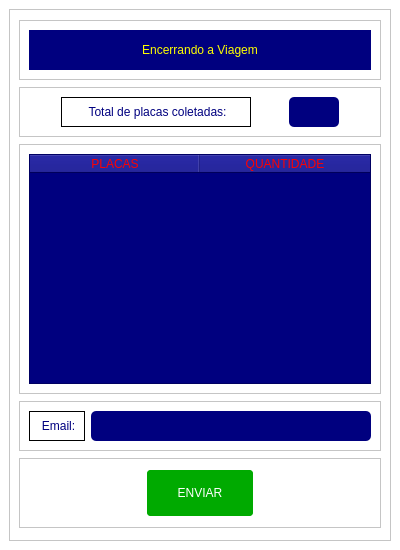
<?xml version="1.0" encoding="UTF-8"?>
<ui version="4.0">
 <class>MainWindow</class>
 <widget class="QMainWindow" name="MainWindow">
  <property name="geometry">
   <rect>
    <x>0</x>
    <y>0</y>
    <width>400</width>
    <height>550</height>
   </rect>
  </property>
  <property name="maximumSize">
   <size>
    <width>400</width>
    <height>550</height>
   </size>
  </property>
  <property name="windowTitle">
   <string>Tela de Encerramento de Viagem</string>
  </property>
  <property name="styleSheet">
   <string notr="true">background-color: rgb(255, 255, 255);</string>
  </property>
  <widget class="QWidget" name="centralwidget">
   <layout class="QHBoxLayout" name="horizontalLayout">
    <item>
     <widget class="QFrame" name="frame">
      <property name="styleSheet">
       <string notr="true">background-color: rgb(255, 255, 255);</string>
      </property>
      <property name="frameShape">
       <enum>QFrame::StyledPanel</enum>
      </property>
      <property name="frameShadow">
       <enum>QFrame::Raised</enum>
      </property>
      <layout class="QVBoxLayout" name="verticalLayout">
       <item>
        <widget class="QFrame" name="frame_2">
         <property name="maximumSize">
          <size>
           <width>16777215</width>
           <height>60</height>
          </size>
         </property>
         <property name="styleSheet">
          <string notr="true"/>
         </property>
         <property name="frameShape">
          <enum>QFrame::StyledPanel</enum>
         </property>
         <property name="frameShadow">
          <enum>QFrame::Raised</enum>
         </property>
         <layout class="QHBoxLayout" name="horizontalLayout_2">
          <item>
           <widget class="QLabel" name="label">
            <property name="maximumSize">
             <size>
              <width>16777215</width>
              <height>40</height>
             </size>
            </property>
            <property name="styleSheet">
             <string notr="true">background-color: rgb(0, 0, 127);
font: 75 16pt &quot;Arial&quot;;
color: rgb(255, 255, 255);</string>
            </property>
            <property name="text">
             <string>&lt;html&gt;&lt;head/&gt;&lt;body&gt;&lt;p align=&quot;center&quot;&gt;&lt;span style=&quot; color:#ffff00;&quot;&gt;Encerrando a Viagem&lt;/span&gt;&lt;/p&gt;&lt;/body&gt;&lt;/html&gt;</string>
            </property>
           </widget>
          </item>
         </layout>
        </widget>
       </item>
       <item>
        <widget class="QFrame" name="frame_3">
         <property name="maximumSize">
          <size>
           <width>16777215</width>
           <height>50</height>
          </size>
         </property>
         <property name="styleSheet">
          <string notr="true"/>
         </property>
         <property name="frameShape">
          <enum>QFrame::StyledPanel</enum>
         </property>
         <property name="frameShadow">
          <enum>QFrame::Raised</enum>
         </property>
         <layout class="QHBoxLayout" name="horizontalLayout_3">
          <item>
           <widget class="QLabel" name="label_2">
            <property name="maximumSize">
             <size>
              <width>190</width>
              <height>30</height>
             </size>
            </property>
            <property name="styleSheet">
             <string notr="true">background-color: rgb(255, 255, 255);
font: 75 12pt &quot;Arial&quot;;
color: rgb(0, 0, 127);
border-style: outset;
border-width: 1px;
border-color: black</string>
            </property>
            <property name="text">
             <string>&lt;html&gt;&lt;head/&gt;&lt;body&gt;&lt;p align=&quot;center&quot;&gt;Total de placas coletadas:&lt;/p&gt;&lt;/body&gt;&lt;/html&gt;</string>
            </property>
           </widget>
          </item>
          <item>
           <widget class="QLineEdit" name="ln_totalPlacas">
            <property name="maximumSize">
             <size>
              <width>50</width>
              <height>30</height>
             </size>
            </property>
            <property name="styleSheet">
             <string notr="true">background-color: rgb(0, 0, 127);
color: rgb(255, 255, 255);
font: 12pt &quot;Arial&quot;;
border-radius: 5px;
padding-left: 5px</string>
            </property>
           </widget>
          </item>
         </layout>
        </widget>
       </item>
       <item>
        <widget class="QFrame" name="frame_4">
         <property name="maximumSize">
          <size>
           <width>16777215</width>
           <height>250</height>
          </size>
         </property>
         <property name="styleSheet">
          <string notr="true"/>
         </property>
         <property name="frameShape">
          <enum>QFrame::StyledPanel</enum>
         </property>
         <property name="frameShadow">
          <enum>QFrame::Raised</enum>
         </property>
         <layout class="QHBoxLayout" name="horizontalLayout_6">
          <item>
           <widget class="QTableWidget" name="tabela_total">
            <property name="styleSheet">
             <string notr="true">background-color: rgb(0, 0, 127);
color: rgb(255, 0, 0);
font: 12pt &quot;Arial&quot;;</string>
            </property>
            <attribute name="horizontalHeaderDefaultSectionSize">
             <number>170</number>
            </attribute>
            <column>
             <property name="text">
              <string>PLACAS</string>
             </property>
            </column>
            <column>
             <property name="text">
              <string>QUANTIDADE</string>
             </property>
            </column>
           </widget>
          </item>
         </layout>
        </widget>
       </item>
       <item>
        <widget class="QFrame" name="frame_5">
         <property name="maximumSize">
          <size>
           <width>16777215</width>
           <height>50</height>
          </size>
         </property>
         <property name="styleSheet">
          <string notr="true"/>
         </property>
         <property name="frameShape">
          <enum>QFrame::StyledPanel</enum>
         </property>
         <property name="frameShadow">
          <enum>QFrame::Raised</enum>
         </property>
         <layout class="QHBoxLayout" name="horizontalLayout_4">
          <item>
           <widget class="QLabel" name="label_3">
            <property name="maximumSize">
             <size>
              <width>60</width>
              <height>30</height>
             </size>
            </property>
            <property name="styleSheet">
             <string notr="true">background-color: rgb(255, 255, 255);
font: 75 12pt &quot;Arial&quot;;
color: rgb(0, 0, 127);
border-style: outset;
border-width: 1px;
border-color: black</string>
            </property>
            <property name="text">
             <string>&lt;html&gt;&lt;head/&gt;&lt;body&gt;&lt;p align=&quot;center&quot;&gt;Email:&lt;/p&gt;&lt;/body&gt;&lt;/html&gt;</string>
            </property>
           </widget>
          </item>
          <item>
           <widget class="QLineEdit" name="ln_email">
            <property name="maximumSize">
             <size>
              <width>280</width>
              <height>30</height>
             </size>
            </property>
            <property name="styleSheet">
             <string notr="true">background-color: rgb(0, 0, 127);
color: rgb(255, 255, 255);
font: 12pt &quot;Arial&quot;;
border-radius: 5px;
padding-left: 5px</string>
            </property>
           </widget>
          </item>
         </layout>
        </widget>
       </item>
       <item>
        <widget class="QFrame" name="frame_6">
         <property name="maximumSize">
          <size>
           <width>16777215</width>
           <height>70</height>
          </size>
         </property>
         <property name="styleSheet">
          <string notr="true"/>
         </property>
         <property name="frameShape">
          <enum>QFrame::StyledPanel</enum>
         </property>
         <property name="frameShadow">
          <enum>QFrame::Raised</enum>
         </property>
         <layout class="QHBoxLayout" name="horizontalLayout_5">
          <item>
           <widget class="QPushButton" name="bt_enviar">
            <property name="maximumSize">
             <size>
              <width>110</width>
              <height>50</height>
             </size>
            </property>
            <property name="styleSheet">
             <string notr="true">QPushButton{
background-color: rgb(0, 170, 0);
font: 75 16pt &quot;Arial&quot;;
color: rgb(255, 255, 255);
border-style: outset;
border-width: 2px;
border-color: white;
border-radius: 5px
}
QPushButton:pressed{
	background-color: rgb(255, 255, 255);
	color: rgb(0, 170, 0);
	border-width: 2px;
	border-color: green

}</string>
            </property>
            <property name="text">
             <string>ENVIAR</string>
            </property>
           </widget>
          </item>
         </layout>
        </widget>
       </item>
      </layout>
     </widget>
    </item>
   </layout>
  </widget>
 </widget>
 <resources/>
 <connections/>
</ui>
